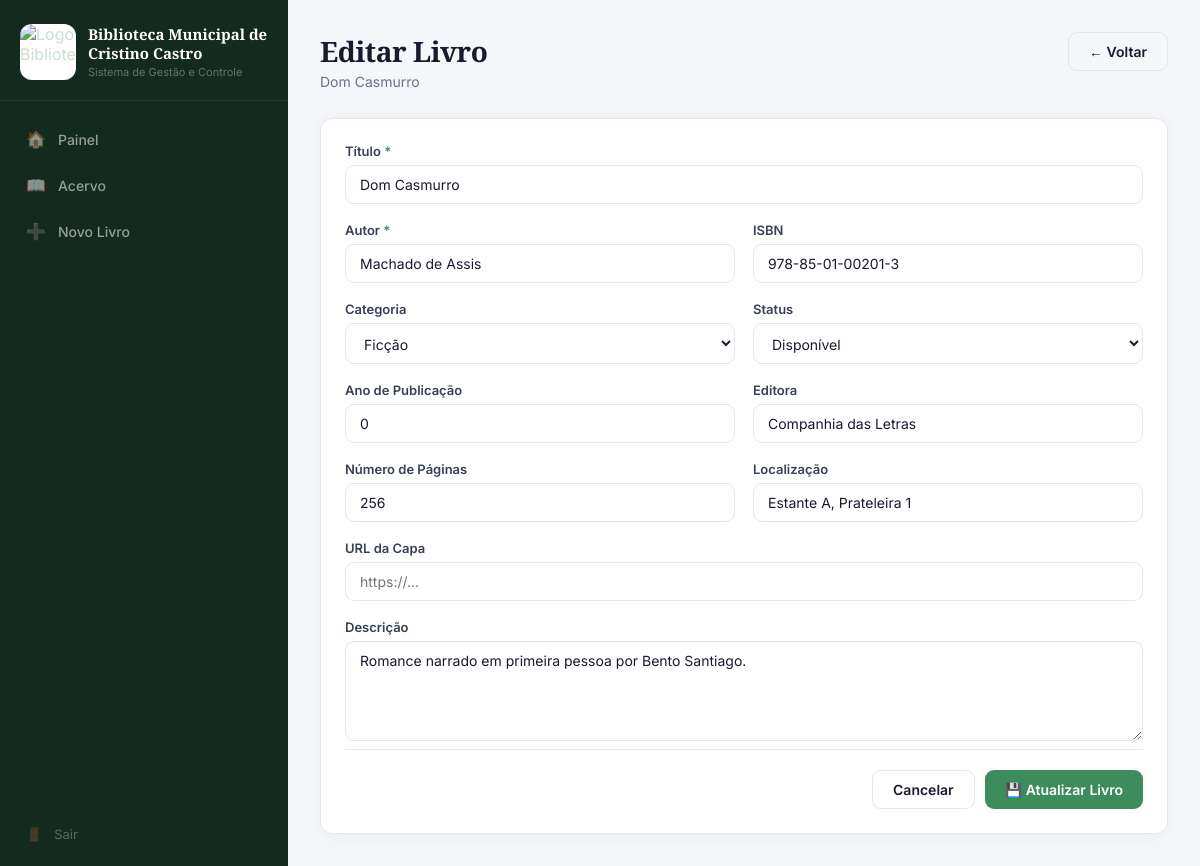
Screenshot of /editar.php?id=1 with the database file from the repository.
### tables this page shows
CREATE TABLE IF NOT EXISTS livros (
  id          INT AUTO_INCREMENT PRIMARY KEY,
  titulo      VARCHAR(255) NOT NULL,
  autor       VARCHAR(255) NOT NULL,
  isbn        VARCHAR(20)  DEFAULT NULL,
  categoria   ENUM('fiction','non_fiction','science','technology',
                   'history','philosophy','art','biography',
                   'education','other') DEFAULT 'other',
  ano         YEAR         DEFAULT NULL,
  editora     VARCHAR(150) DEFAULT NULL,
  paginas     INT          DEFAULT NULL,
  status      ENUM('available','borrowed','reserved','maintenance')
              NOT NULL DEFAULT 'available',
  localizacao VARCHAR(100) DEFAULT NULL,
  descricao   TEXT         DEFAULT NULL,
  capa_url    VARCHAR(500) DEFAULT NULL,
  criado_em   DATETIME     NOT NULL DEFAULT CURRENT_TIMESTAMP,
  atualizado_em DATETIME   NOT NULL DEFAULT CURRENT_TIMESTAMP
              ON UPDATE CURRENT_TIMESTAMP
);

### functions.php (called while the page is built, shortened)
<?php
function categorias(): array {
    return [
        'fiction'     => 'Ficção',
        'non_fiction' => 'Não-Ficção',
        'science'     => 'Ciência',
        'technology'  => 'Tecnologia',
        'history'     => 'História',
        'philosophy'  => 'Filosofia',
        'art'         => 'Arte',
        'biography'   => 'Biografia',
        'education'   => 'Educação',
        'other'       => 'Outros',
    ];
}
function statuses(): array {
    return [
        'available'   => ['label' => 'Disponível',  'css' => 'badge-available'],
        'borrowed'    => ['label' => 'Emprestado',  'css' => 'badge-borrowed'],
        'reserved'    => ['label' => 'Reservado',   'css' => 'badge-reserved'],
        'maintenance' => ['label' => 'Manutenção',  'css' => 'badge-maintenance'],
    ];
}
function buscarLivro(int $id): array|false {
    $pdo  = getConnection();
    $stmt = $pdo->prepare('SELECT * FROM livros WHERE id = :id');
    $stmt->execute(['id' => $id]);
    return $stmt->fetch();
}
function e(mixed $v): string {
    return htmlspecialchars((string)($v ?? ''), ENT_QUOTES, 'UTF-8');
}

### editar.php (the view, shortened to what this page needs)
<?php
require_once 'functions.php';
$id   = isset($_GET['id']) ? (int)$_GET['id'] : 0;
$livro = buscarLivro($id);
$cats = categorias();
$sts  = statuses();
?>
<!DOCTYPE html>
<html lang="pt-BR">
<head>
  <link rel="stylesheet" href="../css/style.css">
</head>
<body>
<div class="wrapper">
  <?php include 'sidebar.php'; ?>
  <main class="main">
    <div class="page-header">
      <div>
        <h2>Editar Livro</h2>
        <p><?= e($livro['titulo']) ?></p>
      </div>
      <a href="detalhe.php?id=<?= $id ?>" class="btn btn-outline">← Voltar</a>
    </div>
    <div class="card">
      <div class="card-body">
        <form method="POST" action="editar.php?id=<?= $id ?>">
          <div class="form-grid">
            <div class="form-group form-full">
              <label>Título <span class="required">*</span></label>
              <input type="text" name="titulo" value="<?= e($livro['titulo']) ?>" required>
            </div>
            <div class="form-group">
              <label>Autor <span class="required">*</span></label>
              <input type="text" name="autor" value="<?= e($livro['autor']) ?>" required>
            </div>
            <div class="form-group">
              <label>ISBN</label>
              <input type="text" name="isbn" value="<?= e($livro['isbn'] ?? '') ?>">
            </div>
            <div class="form-group">
              <label>Categoria</label>
              <select name="categoria">
                <?php foreach ($cats as $v => $l): ?>
                  <option value="<?= $v ?>" <?= ($livro['categoria'] === $v) ? 'selected' : '' ?>><?= $l ?></option>
                <?php endforeach; ?>
              </select>
            </div>
            <div class="form-group">
              <label>Status</label>
              <select name="status">
                <?php foreach ($sts as $v => $d): ?>
                  <option value="<?= $v ?>" <?= ($livro['status'] === $v) ? 'selected' : '' ?>><?= $d['label'] ?></option>
                <?php endforeach; ?>
              </select>
            </div>
            <div class="form-group">
              <label>Ano de Publicação</label>
              <input type="number" name="ano" value="<?= e($livro['ano'] ?? '') ?>" min="1000" max="<?= date('Y') ?>">
            </div>
            <div class="form-group">
              <label>Editora</label>
              <input type="text" name="editora" value="<?= e($livro['editora'] ?? '') ?>">
            </div>
            <div class="form-group">
              <label>Número de Páginas</label>
              <input type="number" name="paginas" value="<?= e($livro['paginas'] ?? '') ?>" min="1">
            </div>
            <div class="form-group">
              <label>Localização</label>
              <input type="text" name="localizacao" value="<?= e($livro['localizacao'] ?? '') ?>">
            </div>
            <div class="form-group form-full">
              <label>URL da Capa</label>
              <input type="url" id="capa_url" name="capa_url" value="<?= e($livro['capa_url'] ?? '') ?>" placeholder="https://...">
            </div>
            <div class="form-group form-full">
              <label>Descrição</label>
              <textarea name="descricao"><?= e($livro['descricao'] ?? '') ?></textarea>
            </div>
          </div>
          <div class="form-actions">
            <a href="detalhe.php?id=<?= $id ?>" class="btn btn-outline">Cancelar</a>
            <button type="submit" class="btn btn-primary">💾 Atualizar Livro</button>
          </div>
        </form>
      </div>
    </div>
  </main>
</div>
</body>
</html>

### style.css (style rules this page uses)
*, *::before, *::after { box-sizing: border-box; margin: 0; padding: 0; }
:root { --primary: #3d8c5c; --primary-light: #e8f5ed; --primary-dark: #2a6b44; --accent: #f59e0b; --bg: #f6f7fb; --surface: #ffffff; --border: #e5e7ef; --text: #1a1a2e; --muted: #6b7280; --radius: 12px; --shadow: 0 2px 16px rgba(61,140,92,.08); --sidebar-w: 288px; --sidebar-bg: #132a1f; --sidebar-fg: #c8dfd2; --sidebar-active-bg: rgba(61,140,92,.22); --sidebar-active-fg: #5bb87a; --font-heading: 'Playfair Display', serif; --font-body: 'Inter', system-ui, sans-serif; }
body { font-family: var(--font-body); background: var(--bg); color: var(--text); min-height: 100vh; }
a { color: inherit; text-decoration: none; }
.wrapper { display: flex; min-height: 100vh; }
.main { margin-left: var(--sidebar-w); flex: 1; padding: 32px; min-height: 100vh; }
.page-header { display: flex; align-items: flex-start; justify-content: space-between; flex-wrap: wrap; gap: 16px; margin-bottom: 28px; }
.page-header h2 { font-family: var(--font-heading); font-size: 28px; font-weight: 700; letter-spacing: -.5px; }
.page-header p { font-size: 14px; color: var(--muted); margin-top: 3px; }
.card { background: var(--surface); border: 1px solid var(--border); border-radius: var(--radius); box-shadow: var(--shadow); overflow: hidden; }
.card-body { padding: 24px; }
.btn { display: inline-flex; align-items: center; gap: 7px; padding: 10px 20px; border-radius: 9px; font-size: 14px; font-weight: 600; cursor: pointer; border: none; transition: all .2s; text-decoration: none; font-family: var(--font-body); }
.btn-primary { background: var(--primary); color: #fff; }
.btn-outline { background: transparent; color: var(--text); border: 1.5px solid var(--border); }
.form-grid { display: grid; grid-template-columns: 1fr 1fr; gap: 18px; }
.form-full { grid-column: 1 / -1; }
.form-group { display: flex; flex-direction: column; gap: 6px; }
label { font-size: 13px; font-weight: 600; color: #374151; font-family: var(--font-body); }
.required { color: var(--primary); }
input[type=text], input[type=number], input[type=url], select, textarea { width: 100%; padding: 10px 14px; border: 1.5px solid var(--border); border-radius: 9px; font-size: 14px; font-family: var(--font-body); color: var(--text); background: var(--surface); transition: border-color .2s, box-shadow .2s; outline: none; }
textarea { resize: vertical; min-height: 100px; }
.form-actions { display: flex; justify-content: flex-end; gap: 10px; padding-top: 20px; border-top: 1px solid var(--border); margin-top: 8px; }

### rows the page displays
livros: titulo "Dom Casmurro", autor "Machado de Assis", isbn "978-85-01-00201-3", categoria "Ficção", status "Disponível", ano "0", editora "Companhia das Letras", paginas "256", localizacao "Estante A, Prateleira 1", descricao "Romance narrado em primeira pessoa por Bento Santiago."
